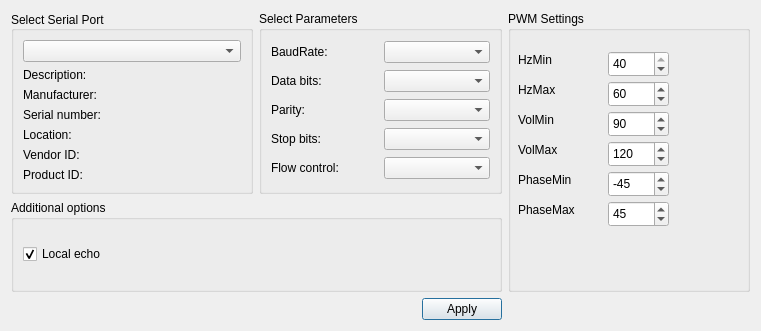
<?xml version="1.0" encoding="UTF-8"?>
<ui version="4.0">
 <class>SettingsDialog</class>
 <widget class="QDialog" name="SettingsDialog">
  <property name="geometry">
   <rect>
    <x>0</x>
    <y>0</y>
    <width>761</width>
    <height>331</height>
   </rect>
  </property>
  <property name="windowTitle">
   <string>Settings</string>
  </property>
  <layout class="QGridLayout" name="gridLayout_3">
   <item row="0" column="0">
    <widget class="QGroupBox" name="selectBox">
     <property name="title">
      <string>Select Serial Port</string>
     </property>
     <property name="alignment">
      <set>Qt::AlignLeading|Qt::AlignLeft|Qt::AlignVCenter</set>
     </property>
     <layout class="QGridLayout" name="gridLayout">
      <item row="0" column="0">
       <widget class="QComboBox" name="serialPortInfoListBox"/>
      </item>
      <item row="1" column="0">
       <widget class="QLabel" name="descriptionLabel">
        <property name="text">
         <string>Description:</string>
        </property>
       </widget>
      </item>
      <item row="2" column="0">
       <widget class="QLabel" name="manufacturerLabel">
        <property name="text">
         <string>Manufacturer:</string>
        </property>
       </widget>
      </item>
      <item row="3" column="0">
       <widget class="QLabel" name="serialNumberLabel">
        <property name="text">
         <string>Serial number:</string>
        </property>
       </widget>
      </item>
      <item row="4" column="0">
       <widget class="QLabel" name="locationLabel">
        <property name="text">
         <string>Location:</string>
        </property>
       </widget>
      </item>
      <item row="5" column="0">
       <widget class="QLabel" name="vidLabel">
        <property name="text">
         <string>Vendor ID:</string>
        </property>
       </widget>
      </item>
      <item row="6" column="0">
       <widget class="QLabel" name="pidLabel">
        <property name="text">
         <string>Product ID:</string>
        </property>
       </widget>
      </item>
     </layout>
    </widget>
   </item>
   <item row="0" column="1">
    <widget class="QGroupBox" name="parametersBox">
     <property name="title">
      <string>Select Parameters</string>
     </property>
     <layout class="QGridLayout" name="gridLayout_2">
      <item row="0" column="0">
       <widget class="QLabel" name="baudRateLabel">
        <property name="text">
         <string>BaudRate:</string>
        </property>
       </widget>
      </item>
      <item row="2" column="1">
       <widget class="QComboBox" name="parityBox"/>
      </item>
      <item row="0" column="1">
       <widget class="QComboBox" name="baudRateBox"/>
      </item>
      <item row="2" column="0">
       <widget class="QLabel" name="parityLabel">
        <property name="text">
         <string>Parity:</string>
        </property>
       </widget>
      </item>
      <item row="3" column="0">
       <widget class="QLabel" name="stopBitsLabel">
        <property name="text">
         <string>Stop bits:</string>
        </property>
       </widget>
      </item>
      <item row="4" column="1">
       <widget class="QComboBox" name="flowControlBox"/>
      </item>
      <item row="4" column="0">
       <widget class="QLabel" name="flowControlLabel">
        <property name="text">
         <string>Flow control:</string>
        </property>
       </widget>
      </item>
      <item row="1" column="0">
       <widget class="QLabel" name="dataBitsLabel">
        <property name="text">
         <string>Data bits:</string>
        </property>
       </widget>
      </item>
      <item row="1" column="1">
       <widget class="QComboBox" name="dataBitsBox"/>
      </item>
      <item row="3" column="1">
       <widget class="QComboBox" name="stopBitsBox"/>
      </item>
     </layout>
    </widget>
   </item>
   <item row="1" column="0" colspan="2">
    <widget class="QGroupBox" name="additionalOptionsGroupBox">
     <property name="title">
      <string>Additional options</string>
     </property>
     <layout class="QVBoxLayout" name="verticalLayout">
      <item>
       <widget class="QCheckBox" name="localEchoCheckBox">
        <property name="text">
         <string>Local echo</string>
        </property>
        <property name="checked">
         <bool>true</bool>
        </property>
       </widget>
      </item>
     </layout>
    </widget>
   </item>
   <item row="2" column="0" colspan="2">
    <layout class="QHBoxLayout" name="horizontalLayout">
     <item>
      <spacer name="horizontalSpacer">
       <property name="orientation">
        <enum>Qt::Horizontal</enum>
       </property>
       <property name="sizeHint" stdset="0">
        <size>
         <width>96</width>
         <height>20</height>
        </size>
       </property>
      </spacer>
     </item>
     <item>
      <widget class="QPushButton" name="applyButton">
       <property name="text">
        <string>Apply</string>
       </property>
      </widget>
     </item>
    </layout>
   </item>
   <item row="0" column="2" rowspan="2">
    <widget class="QGroupBox" name="pwmBox">
     <property name="title">
      <string>PWM Settings</string>
     </property>
     <widget class="QLabel" name="FrequencyMin">
      <property name="geometry">
       <rect>
        <x>10</x>
        <y>40</y>
        <width>67</width>
        <height>17</height>
       </rect>
      </property>
      <property name="text">
       <string>HzMin</string>
      </property>
     </widget>
     <widget class="QLabel" name="FrequencyMax">
      <property name="geometry">
       <rect>
        <x>10</x>
        <y>70</y>
        <width>67</width>
        <height>17</height>
       </rect>
      </property>
      <property name="text">
       <string>HzMax</string>
      </property>
     </widget>
     <widget class="QLabel" name="VoltageMin">
      <property name="geometry">
       <rect>
        <x>10</x>
        <y>100</y>
        <width>67</width>
        <height>17</height>
       </rect>
      </property>
      <property name="text">
       <string>VolMin</string>
      </property>
     </widget>
     <widget class="QSpinBox" name="HzMinBox">
      <property name="geometry">
       <rect>
        <x>100</x>
        <y>40</y>
        <width>61</width>
        <height>26</height>
       </rect>
      </property>
      <property name="minimum">
       <number>20</number>
      </property>
      <property name="maximum">
       <number>40</number>
      </property>
      <property name="value">
       <number>40</number>
      </property>
     </widget>
     <widget class="QSpinBox" name="HzMaxBox">
      <property name="geometry">
       <rect>
        <x>100</x>
        <y>70</y>
        <width>61</width>
        <height>26</height>
       </rect>
      </property>
      <property name="minimum">
       <number>50</number>
      </property>
      <property name="maximum">
       <number>70</number>
      </property>
      <property name="value">
       <number>60</number>
      </property>
     </widget>
     <widget class="QSpinBox" name="VolMinBox">
      <property name="geometry">
       <rect>
        <x>100</x>
        <y>100</y>
        <width>61</width>
        <height>26</height>
       </rect>
      </property>
      <property name="minimum">
       <number>80</number>
      </property>
      <property name="maximum">
       <number>100</number>
      </property>
      <property name="value">
       <number>90</number>
      </property>
     </widget>
     <widget class="QLabel" name="VoltageMax">
      <property name="geometry">
       <rect>
        <x>10</x>
        <y>130</y>
        <width>67</width>
        <height>17</height>
       </rect>
      </property>
      <property name="text">
       <string>VolMax</string>
      </property>
     </widget>
     <widget class="QLabel" name="PhaseMin">
      <property name="geometry">
       <rect>
        <x>10</x>
        <y>160</y>
        <width>71</width>
        <height>17</height>
       </rect>
      </property>
      <property name="text">
       <string>PhaseMin</string>
      </property>
     </widget>
     <widget class="QLabel" name="PhaseMax">
      <property name="geometry">
       <rect>
        <x>10</x>
        <y>190</y>
        <width>81</width>
        <height>17</height>
       </rect>
      </property>
      <property name="text">
       <string>PhaseMax</string>
      </property>
     </widget>
     <widget class="QSpinBox" name="VolMaxBox">
      <property name="geometry">
       <rect>
        <x>100</x>
        <y>130</y>
        <width>61</width>
        <height>26</height>
       </rect>
      </property>
      <property name="minimum">
       <number>90</number>
      </property>
      <property name="maximum">
       <number>140</number>
      </property>
      <property name="value">
       <number>120</number>
      </property>
     </widget>
     <widget class="QSpinBox" name="PhaseMinBox">
      <property name="geometry">
       <rect>
        <x>100</x>
        <y>160</y>
        <width>61</width>
        <height>26</height>
       </rect>
      </property>
      <property name="minimum">
       <number>-90</number>
      </property>
      <property name="maximum">
       <number>0</number>
      </property>
      <property name="value">
       <number>-45</number>
      </property>
     </widget>
     <widget class="QSpinBox" name="PhaseMaxBox">
      <property name="geometry">
       <rect>
        <x>100</x>
        <y>190</y>
        <width>61</width>
        <height>26</height>
       </rect>
      </property>
      <property name="minimum">
       <number>0</number>
      </property>
      <property name="maximum">
       <number>90</number>
      </property>
      <property name="value">
       <number>45</number>
      </property>
     </widget>
    </widget>
   </item>
  </layout>
 </widget>
 <resources/>
 <connections/>
</ui>
